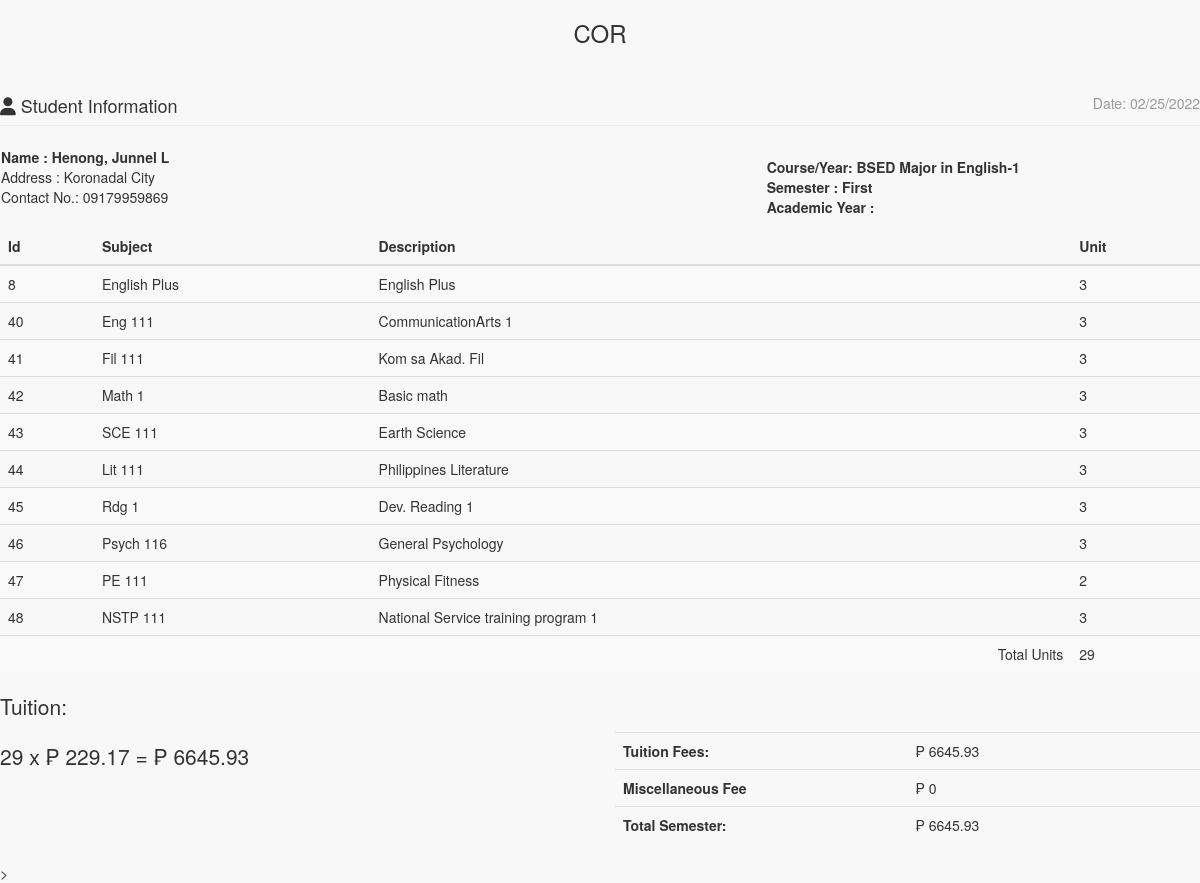
Page /statementaccnt.php (signed in) on the committed database.
### tables this page shows
CREATE TABLE `course` (
  `COURSE_ID` int(11) NOT NULL AUTO_INCREMENT,
  `COURSE_NAME` varchar(30) NOT NULL,
  `COURSE_LEVEL` varchar(50) NOT NULL DEFAULT '1',
  `COURSE_MAJOR` varchar(30) NOT NULL DEFAULT 'None',
  `COURSE_DESC` varchar(255) NOT NULL,
  `DEPT_ID` int(11) NOT NULL,
  `SETSEMESTER` varchar(90) NOT NULL,
  PRIMARY KEY (`COURSE_ID`),
  KEY `DEPT_ID` (`DEPT_ID`)
);

CREATE TABLE `subject` (
  `SUBJ_ID` int(11) NOT NULL AUTO_INCREMENT,
  `SUBJ_CODE` varchar(30) NOT NULL,
  `SUBJ_DESCRIPTION` varchar(255) NOT NULL,
  `UNIT` int(2) NOT NULL,
  `PRE_REQUISITE` varchar(30) NOT NULL DEFAULT 'None',
  `COURSE_ID` int(11) NOT NULL,
  `AY` varchar(30) NOT NULL,
  `SEMESTER` varchar(20) NOT NULL,
  `PreTaken` tinyint(1) NOT NULL,
  PRIMARY KEY (`SUBJ_ID`),
  KEY `COURSE_ID` (`COURSE_ID`)
);

### onlineenrolmentsystem/include/database.php (called while the page is built, shortened)
<?php
class Database {
	var $sql_string = '';
	public $conn;
	public function open_connection() {
		$this->conn = mysqli_connect(server,user,pass);
		if(!$this->conn){
			echo "Problem in database connection! Contact administrator!";
			exit();
		}else{
			$db_select = mysqli_select_db($this->conn,database_name);
		}
	}
	function setQuery($sql='') {
		$this->sql_string=$sql;
	}
	function executeQuery() {
		$result = mysqli_query($this->conn,$this->sql_string);
		return $result;
	}
	private function confirm_query($result) {
		return $result;
	}
	function loadResultList( $key='' ) {
		$cur = $this->executeQuery();
		$array = array();
		while ($row = mysqli_fetch_object($cur)) {
			if ($key) {
				$array[$row->$key] = $row;
			} else {
				$array[] = $row;
			}
		}
		return $array;
	}
	function loadSingleResult() {
		$cur = $this->executeQuery();
		while ($row = mysqli_fetch_object($cur)) {
		return $data = $row;
		}
	}
}
$mydb = new Database();
?>

### onlineenrolmentsystem/include/courses.php (called while the page is built, shortened)
<?php
require_once(LIB_PATH.DS.'database.php');
class Course {
	protected static  $tblname = "course";
	function single_course($id=""){
			global $mydb;
			$mydb->setQuery("SELECT * FROM ".self::$tblname."
				Where COURSE_ID= '{$id}' LIMIT 1");
			$cur = $mydb->loadSingleResult();
			return $cur;
	}
}
?>

### statementaccnt.php (the view, shortened to what this page needs)
<?php
require_once("include/initialize.php");
?>
<!DOCTYPE html>
<html>
<head>
  <link href="<?php echo web_root; ?>admin/css/bootstrap.min.css" rel="stylesheet">
    <link href="<?php echo web_root; ?>admin/css/metisMenu.min.css" rel="stylesheet">
    <link href="<?php echo web_root; ?>admin/css/timeline.css" rel="stylesheet">
    <link href="<?php echo web_root; ?>admin/css/sb-admin-2.css" rel="stylesheet">
   <link href="<?php echo web_root; ?>admin/css/morris.css" rel="stylesheet">
    <link href="<?php echo web_root; ?>admin/font/css/font-awesome.min.css" rel="stylesheet" type="text/css">
  <link href="<?php echo web_root; ?>admin/font/font-awesome.min.css" rel="stylesheet" type="text/css">
    <link href="<?php echo web_root; ?>admin/css/dataTables.bootstrap.css" rel="stylesheet">
<link href="<?php echo web_root; ?>css/bootstrap-datetimepicker.min.css" rel="stylesheet" media="screen">
 <link href="<?php echo web_root; ?>css/datepicker.css" rel="stylesheet" media="screen">
 <link href="<?php echo web_root; ?>admin/css/costum.css" rel="stylesheet">
</head>
<body onload="window.print()">
<div class="wrapper">
    <section class="invoice">
      <div class="row">
        <h3 align="center">COR</h3>
      </div>
      <div class="row">
        <div class="col-xs-12">
          <h4 class="page-header">
            <i class="fa fa-user"></i> Student Information
            <small class="pull-right">Date: <?php echo date('m/d/Y'); ?></small>
          </h4>
        </div>
      </div>
      <table>
        <tr>
          <td width="75%" colspan="2" >
            <address>
            <b>Name : <?php echo $_SESSION['LNAME']. ', ' .$_SESSION['FNAME'] .' ' .$_SESSION['MI'];?></b><br>
            Address : <?php echo $_SESSION['PADDRESS'];?><br>
            Contact No.: <?php echo $_SESSION['CONTACT'];?><br>
          </address>
          </td>
          <td >
             <b>Course/Year:  <?php
            $course = New Course();
            $singlecourse = $course->single_course($_SESSION['COURSEID']);
            echo $_SESSION['COURSE_YEAR'] = $singlecourse->COURSE_NAME.'-'.$singlecourse->COURSE_LEVEL;
            ?></b><br>
          <b>Semester : <?php echo $_SESSION['SEMESTER']; ?></b> <br/>
          <b>Academic Year : <?php echo $_SESSION['SY']; ?></b>
          </td>
        </tr>
      </table>
<?php
  if (isset($_SESSION['gvCart'])){
?>
<div class="row">
  <div class="col-xs-12 table-responsive">
    <table class="table table-striped">
      <thead>
      <tr>
        <th>Id</th>
        <th>Subject</th>
        <th>Description</th>
        <th>Unit</th>
      </tr>
      </thead>
      <tbody>
      <?php
        $totunit = '';
          if (isset($_SESSION['gvCart'])){
             $count_cart = count($_SESSION['gvCart']);
                for ($i=0; $i < $count_cart  ; $i++) {
                    $query = "SELECT * FROM `subject` s, `course` c WHERE s.COURSE_ID=c.COURSE_ID AND SUBJ_ID=" . $_SESSION['gvCart'][$i]['subjectid'];
                     $mydb->setQuery($query);
                     $cur = $mydb->loadResultList();
                      foreach ($cur as $result) {
                         echo '<tr>';
                          echo '<td>' . $result->SUBJ_ID.'</a></td>';
                          echo '<td>'. $result->SUBJ_CODE.'</td>';
                          echo '<td>'. $result->SUBJ_DESCRIPTION.'</td>';
                          echo '<td>' . $result->UNIT.'</a></td>';
                          echo '</tr>';
                          $totunit +=  $result->UNIT;
                      }
                }
              }
          ?>
      </tbody>
     </table>
<?php
}else{
?>
    <table class="table table-striped">
      <thead>
      <tr>
        <th>Id</th>
        <th>Subject</th>
        <th>Description</th>
        <th>Unit</th>
      </tr>
      </thead>
      <tbody>
      <?php
       $totunit = 0;
      $mydb->setQuery("SELECT * FROM `subject` s, `course` c
        WHERE s.COURSE_ID=c.COURSE_ID AND s.COURSE_ID=".$_SESSION['COURSEID']." AND SEMESTER='".$_SESSION['SEMESTER']."'");
      $cur = $mydb->loadResultList();
      foreach ($cur as $result) {
        echo '<tr>';
        echo '<td>'.$result->SUBJ_ID.'</td>';
        echo '<td>'.$result->SUBJ_CODE.'</td>';
        echo '<td>'.$result->SUBJ_DESCRIPTION.'</td>';
        echo '<td>'.$result->UNIT.'</td>';
        echo '</tr>';
        $totunit +=  $result->UNIT;
      }
      ?>
      <tr>
      <td colspan="3" align="right" >Total Units</td>
      <td><?php echo $totunit;?></td>
      </tr>
      </tbody>
    </table>
<?php
}
?>
   <div class="row">
        <div class="col-xs-6">
          <p class="lead">Tuition:</p>
        <p class="lead">
          <?php
           $perunit = 229.17;
           $entrancefee = 0;
           $subtot = $totunit * $perunit;
           $totsem = $entrancefee + $subtot;
           echo $totunit .' x  &#8369 ' . $perunit . ' =  &#8369 ' . $subtot ;
           ?>
          </p>
        </div>
        <div class="col-xs-6">
         <br/>
         <br/>
            <table class="table">
              <tr>
                <th style="width:50%">Tuition Fees:</th>
                <td>  &#8369 <?php echo  $subtot; ?></td>
              </tr>
              <tr>
                <th>Miscellaneous Fee</th>
                <td>  &#8369 <?php echo  $entrancefee  ; ?></td>
              </tr>
              <tr>
                <th>Total Semester:</th>
                <td>  &#8369 <?php echo  $totsem; ?>
                </td>
              </tr>
            </table>
          </div>
      </div>>
    </section>
    </div>
 </body>
 </html>

### onlineenrolmentsystem/admin/css/sb-admin-2.css (style rules this page uses)
body { background-color: #f8f8f8; }

### rows in the picture
course: COURSE_NAME+COURSE_LEVEL "BSED Major in English-1"
subject: SUBJ_ID "8", SUBJ_CODE "English Plus", SUBJ_DESCRIPTION "English Plus", UNIT "3"
subject: SUBJ_ID "40", SUBJ_CODE "Eng 111", SUBJ_DESCRIPTION "CommunicationArts 1", UNIT "3"
subject: SUBJ_ID "41", SUBJ_CODE "Fil 111", SUBJ_DESCRIPTION "Kom sa Akad. Fil", UNIT "3"
subject: SUBJ_ID "42", SUBJ_CODE "Math 1", SUBJ_DESCRIPTION "Basic math", UNIT "3"
subject: SUBJ_ID "43", SUBJ_CODE "SCE 111", SUBJ_DESCRIPTION "Earth Science", UNIT "3"
subject: SUBJ_ID "44", SUBJ_CODE "Lit 111", SUBJ_DESCRIPTION "Philippines Literature", UNIT "3"
subject: SUBJ_ID "45", SUBJ_CODE "Rdg 1", SUBJ_DESCRIPTION "Dev. Reading 1", UNIT "3"
subject: SUBJ_ID "46", SUBJ_CODE "Psych 116", SUBJ_DESCRIPTION "General Psychology", UNIT "3"
subject: SUBJ_ID "47", SUBJ_CODE "PE 111", SUBJ_DESCRIPTION "Physical Fitness", UNIT "2"
subject: SUBJ_ID "48", SUBJ_CODE "NSTP 111", SUBJ_DESCRIPTION "National Service training program 1", UNIT "3"

### other values in the picture
$_SESSION['LNAME'] "Henong"
$_SESSION['FNAME'] "Junnel"
$_SESSION['MI'] "L"
$_SESSION['PADDRESS'] "Koronadal City"
$_SESSION['CONTACT'] "09179959869"
$_SESSION['SEMESTER'] "First"
$totunit "29"
$perunit "229.17"
$subtot "6645.93"
$entrancefee "0"
$totsem "6645.93"
